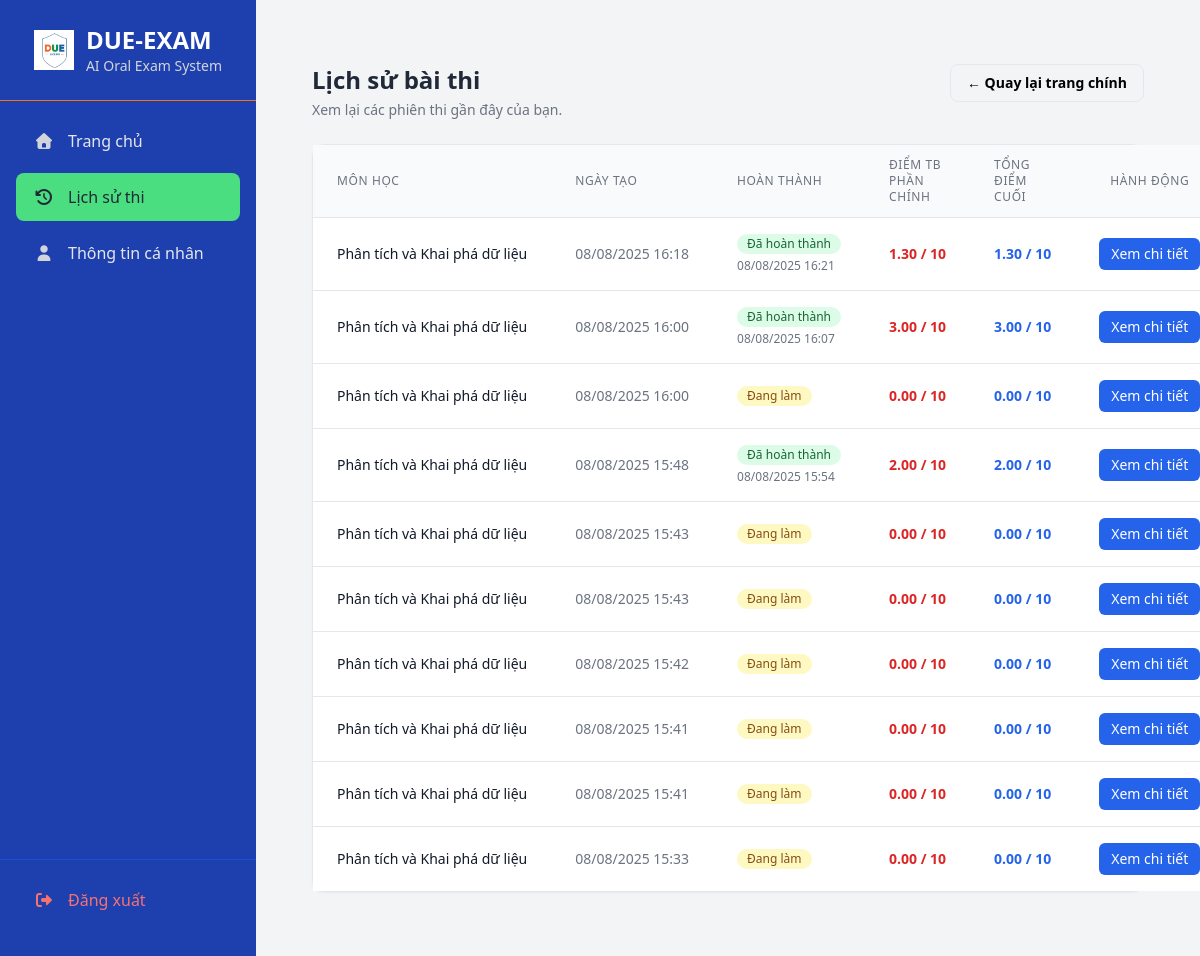
Before: /history/ (signed in) with the older database file.
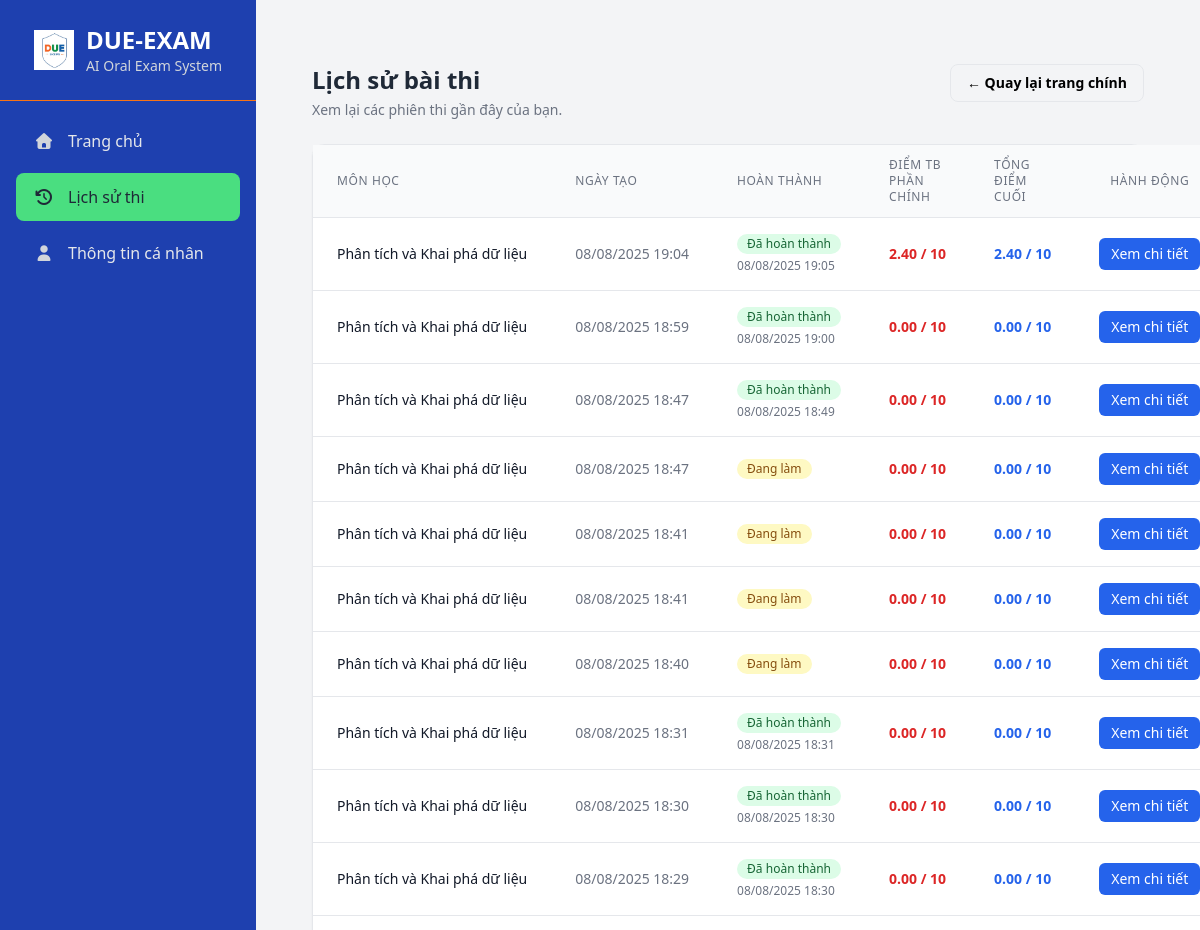
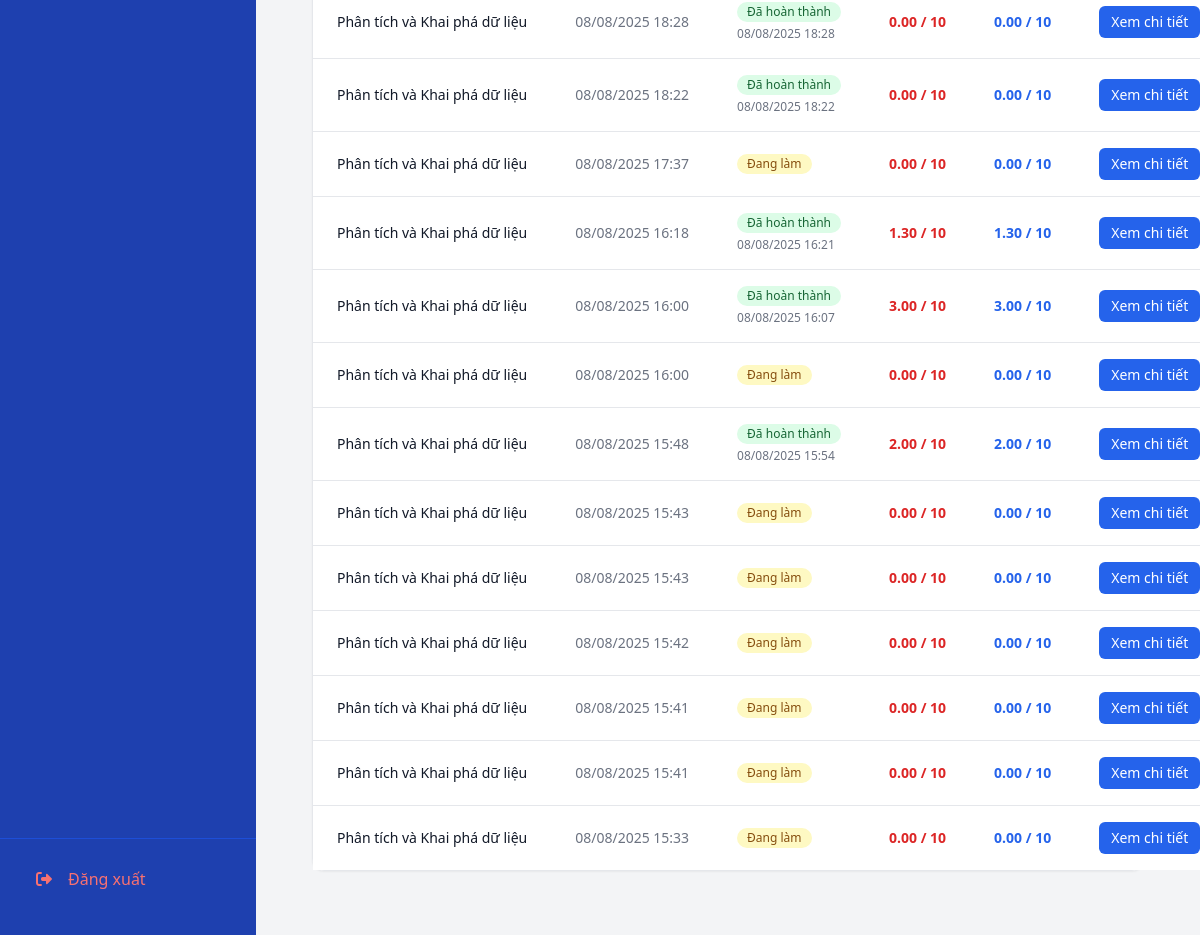
After: the same page with the newer database file (2 pictures, top to bottom).
### qna/models.py (models this page shows, shortened)
class ExamSession(models.Model):
    user = models.ForeignKey(User, on_delete=models.CASCADE, related_name='exam_sessions')
    subject = models.ForeignKey(Subject, on_delete=models.CASCADE)
    questions = models.ManyToManyField(Question, related_name='exam_sessions')
    created_at = models.DateTimeField(auto_now_add=True, verbose_name="Ngày thi")
    is_completed = models.BooleanField(default=False)
    completed_at = models.DateTimeField(null=True, blank=True, verbose_name="Thời gian hoàn thành")
    final_score = models.FloatField(null=True, blank=True)

class Subject(models.Model):
    name = models.CharField(max_length=255, verbose_name="Tên môn học")
    subject_code = models.CharField(max_length=20, unique=True, verbose_name="Mã môn học")
    quiz_data_file = models.CharField(max_length=255, blank=True, null=True, help_text="Ví dụ: data_analysis_quiz.json")

### qna/views.py (the view)
# urls.py: path('history/', views.history_view, name='history'),
@login_required
def history_view(request: HttpRequest) -> HttpResponse:
    sessions = (
        ExamSession.objects.filter(user=request.user)
        .select_related("subject")
        .order_by("-created_at")
    )
    for s in sessions:
        m, supp, t = _compute_scores(s)
        s.main_avg = m or 0.0
        s.supp_sum = supp or 0.0
        s.final_total = t or 0.0
    return render(request, "qna/history.html", {"sessions": sessions})

### qna/views.py (called while the page is built)
def _compute_scores(session: ExamSession) -> Tuple[Optional[float], float, float]:
    mains = list(ExamResult.objects.filter(session=session).only("score"))
    if not mains:
        supp_sum = sum(sr.score or 0.0 for sr in SupplementaryResult.objects
                       .filter(session=session).only("score"))
        return None, supp_sum, 0.0
    main_avg = sum((er.score or 0.0) for er in mains) / len(mains)
    supp_sum = sum((sr.score or 0.0) for sr in SupplementaryResult.objects
                   .filter(session=session).only("score"))
    final_total = min(10.0, main_avg + supp_sum)
    return main_avg, supp_sum, final_total

### qna/templates/qna/history.html (shortened to what this page needs)
{% extends "base.html" %}
{% load static %}
{% block content %}
<div class="max-w-6xl mx-auto px-4 py-6">
  <div class="flex items-start justify-between mb-6">
    <div>
      <h1 class="text-2xl font-bold text-gray-800">Lịch sử bài thi</h1>
      <p class="text-sm text-gray-500 mt-1">Xem lại các phiên thi gần đây của bạn.</p>
    </div>
    <a href="{% url 'dashboard' %}" class="inline-flex items-center px-4 py-2 rounded-lg border text-sm font-semibold hover:bg-gray-50">
      ← Quay lại trang chính
    </a>
  </div>
  <div class="bg-white rounded-xl shadow-sm border">
    <table class="min-w-full divide-y divide-gray-200">
      <thead class="bg-gray-50">
        <tr>
          <th class="px-6 py-3 text-left text-xs font-medium text-gray-500 uppercase tracking-wider">Môn học</th>
          <th class="px-6 py-3 text-left text-xs font-medium text-gray-500 uppercase tracking-wider">Ngày tạo</th>
          <th class="px-6 py-3 text-left text-xs font-medium text-gray-500 uppercase tracking-wider">Hoàn thành</th>
          <th class="px-6 py-3 text-left text-xs font-medium text-gray-500 uppercase tracking-wider">Điểm TB phần chính</th>
          <th class="px-6 py-3 text-left text-xs font-medium text-gray-500 uppercase tracking-wider">Tổng điểm cuối</th>
          <th class="px-6 py-3 text-center text-xs font-medium text-gray-500 uppercase tracking-wider">Hành động</th>
        </tr>
      </thead>
      <tbody class="bg-white divide-y divide-gray-200">
        {% for session in sessions %}
        <tr class="hover:bg-gray-50">
          <td class="px-6 py-4 whitespace-nowrap text-sm font-medium text-gray-900">
            {{ session.subject.name }}
          </td>
          <td class="px-6 py-4 whitespace-nowrap text-sm text-gray-500">
            {{ session.created_at|date:"d/m/Y H:i" }}
          </td>
          <td class="px-6 py-4 whitespace-nowrap text-sm">
            {% if session.is_completed %}
              <span class="inline-flex items-center px-2.5 py-0.5 rounded-full text-xs font-medium bg-green-100 text-green-800">Đã hoàn thành</span>
              <div class="text-gray-500 text-xs mt-1">{{ session.completed_at|date:"d/m/Y H:i" }}</div>
            {% else %}
              <span class="inline-flex items-center px-2.5 py-0.5 rounded-full text-xs font-medium bg-yellow-100 text-yellow-800">Đang làm</span>
            {% endif %}
          </td>
          <td class="px-6 py-4 whitespace-nowrap text-sm font-bold {% if session.main_avg >= 5 %}text-green-600{% else %}text-red-600{% endif %}">
            {{ session.main_avg|default:0|floatformat:2 }} / 10
          </td>
          <td class="px-6 py-4 whitespace-nowrap text-sm font-bold text-blue-600">
            {{ session.final_total|default:0|floatformat:2 }} / 10
          </td>
          <td class="px-6 py-4 whitespace-nowrap text-sm font-medium text-center">
            <a href="{% url 'history_detail' session.id %}" class="inline-flex items-center px-3 py-1.5 rounded-md bg-blue-600 text-white hover:bg-blue-700">
              Xem chi tiết
            </a>
          </td>
        </tr>
        {% empty %}
        <tr>
          <td colspan="6" class="px-6 py-6 text-center text-gray-500">
            Bạn chưa có lịch sử bài thi nào.
          </td>
        </tr>
        {% endfor %}
      </tbody>
    </table>
  </div>
</div>
{% endblock %}

### Templates/base.html (shortened to what this page needs)
{% load static %}
<html lang="vi" class="h-full">
<head>
    <script src="https://cdn.tailwindcss.com"></script>
    <link rel="stylesheet" href="{% static 'css/all.min.css' %}">
</head>
<body class="bg-gray-100 font-sans">
    <div class="flex h-screen">
        <aside class="w-64 bg-blue-800 text-gray-200 flex flex-col">
            <div class="p-6 flex items-center justify-center border-b border-orange-500">
                <img src="{% static 'images/logo.jpg' %}" alt="Logo" class="w-10 h-10 mr-3">
                <div>
                    <h1 class="text-2xl font-bold text-white">DUE-EXAM</h1>
                    <p class="text-sm text-gray-300">AI Oral Exam System</p>
                </div>
            </div>
            <nav class="flex-1 px-4 py-4 space-y-2">
                <a href="{% url 'dashboard' %}" class="sidebar-link flex items-center px-4 py-3 rounded-lg transition-colors hover:bg-blue-700 {% if request.resolver_match.url_name == 'dashboard' %}active{% endif %}">
                    <i class="fas fa-home w-6 text-gray-300"></i>
                    <span class="ml-3">Trang chủ</span>
                </a>
                <a href="{% url 'history' %}" class="sidebar-link flex items-center px-4 py-3 rounded-lg transition-colors hover:bg-blue-700 {% if request.resolver_match.url_name == 'history' %}active{% endif %}">
                    <i class="fas fa-history w-6 text-gray-300"></i>
                    <span class="ml-3">Lịch sử thi</span>
                </a>
                <a href="{% url 'profile' %}" class="sidebar-link flex items-center px-4 py-3 rounded-lg transition-colors hover:bg-blue-700 {% if request.resolver_match.url_name == 'profile' %}active{% endif %}">
                    <i class="fas fa-user w-6 text-gray-300"></i>
                    <span class="ml-3">Thông tin cá nhân</span>
                </a>
            </nav>
            <div class="p-4 border-t border-blue-700">
                <form method="post" action="{% url 'logout' %}">
                    <button type="submit" class="w-full flex items-center px-4 py-3 rounded-lg transition-colors text-red-400 hover:bg-red-500 hover:text-white">
                        <i class="fas fa-sign-out-alt w-6"></i>
                        <span class="ml-3">Đăng xuất</span>
                    </button>
                </form>
            </div>
        </aside>
        <main class="flex-1 p-6 md:p-10 overflow-y-auto">
            {% block content %}
            {% endblock %}
        </main>
    </div>
</body>
</html>

### Templates/base.html (style rules this page uses)
.sidebar-link.active { background-color: #4ade80; color: #1f2937; }
.sidebar-link.active i { color: #1f2937; }

Changed rows visible on the page:
added ExamSession: subject.name "Phân tích và Khai phá dữ liệu", created_at "08/08/2025 19:04", completed_at "08/08/2025 19:05", main_avg "2.40", final_total "2.40"
added ExamSession: subject.name "Phân tích và Khai phá dữ liệu", created_at "08/08/2025 18:59", completed_at "08/08/2025 19:00", main_avg "0.00", final_total "0.00"
added ExamSession: subject.name "Phân tích và Khai phá dữ liệu", created_at "08/08/2025 18:47", completed_at "08/08/2025 18:49", main_avg "0.00", final_total "0.00"
added ExamSession: subject.name "Phân tích và Khai phá dữ liệu", created_at "08/08/2025 18:47", is_completed "Đang làm", main_avg "0.00", final_total "0.00"
added ExamSession: subject.name "Phân tích và Khai phá dữ liệu", created_at "08/08/2025 18:41", is_completed "Đang làm", main_avg "0.00", final_total "0.00"
added ExamSession: subject.name "Phân tích và Khai phá dữ liệu", created_at "08/08/2025 18:41", is_completed "Đang làm", main_avg "0.00", final_total "0.00"
added ExamSession: subject.name "Phân tích và Khai phá dữ liệu", created_at "08/08/2025 18:40", is_completed "Đang làm", main_avg "0.00", final_total "0.00"
added ExamSession: subject.name "Phân tích và Khai phá dữ liệu", created_at "08/08/2025 18:31", completed_at "08/08/2025 18:31", main_avg "0.00", final_total "0.00"
added ExamSession: subject.name "Phân tích và Khai phá dữ liệu", created_at "08/08/2025 18:30", completed_at "08/08/2025 18:30", main_avg "0.00", final_total "0.00"
added ExamSession: subject.name "Phân tích và Khai phá dữ liệu", created_at "08/08/2025 18:29", completed_at "08/08/2025 18:30", main_avg "0.00", final_total "0.00"
added ExamSession: subject.name "Phân tích và Khai phá dữ liệu", created_at "08/08/2025 18:28", completed_at "08/08/2025 18:28", main_avg "0.00", final_total "0.00"
added ExamSession: subject.name "Phân tích và Khai phá dữ liệu", created_at "08/08/2025 18:22", completed_at "08/08/2025 18:22", main_avg "0.00", final_total "0.00"
added ExamSession: subject.name "Phân tích và Khai phá dữ liệu", created_at "08/08/2025 17:37", is_completed "Đang làm", main_avg "0.00", final_total "0.00"
